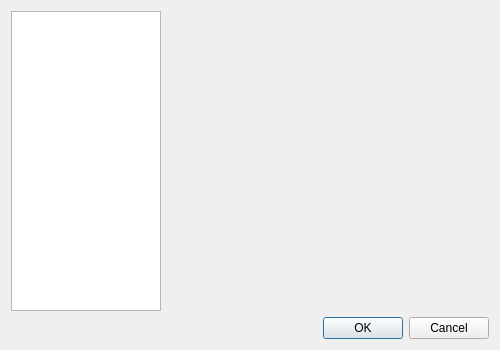
<?xml version="1.0" encoding="UTF-8"?>
<ui version="4.0">
 <class>QQSettingsManager</class>
 <widget class="QDialog" name="QQSettingsManager">
  <property name="geometry">
   <rect>
    <x>0</x>
    <y>0</y>
    <width>500</width>
    <height>350</height>
   </rect>
  </property>
  <property name="sizePolicy">
   <sizepolicy hsizetype="Minimum" vsizetype="Preferred">
    <horstretch>0</horstretch>
    <verstretch>0</verstretch>
   </sizepolicy>
  </property>
  <property name="windowTitle">
   <string>Dialog</string>
  </property>
  <layout class="QVBoxLayout" name="verticalLayout_2">
   <item>
    <widget class="QWidget" name="widget_2" native="true">
     <layout class="QHBoxLayout" name="horizontalLayout">
      <property name="spacing">
       <number>4</number>
      </property>
      <property name="leftMargin">
       <number>0</number>
      </property>
      <property name="topMargin">
       <number>0</number>
      </property>
      <property name="rightMargin">
       <number>0</number>
      </property>
      <property name="bottomMargin">
       <number>0</number>
      </property>
      <item>
       <widget class="QListWidget" name="listSettingsTheme">
        <property name="sizePolicy">
         <sizepolicy hsizetype="Minimum" vsizetype="Expanding">
          <horstretch>0</horstretch>
          <verstretch>0</verstretch>
         </sizepolicy>
        </property>
        <property name="maximumSize">
         <size>
          <width>150</width>
          <height>16777215</height>
         </size>
        </property>
        <property name="resizeMode">
         <enum>QListView::Adjust</enum>
        </property>
        <property name="spacing">
         <number>4</number>
        </property>
       </widget>
      </item>
      <item>
       <widget class="QWidget" name="widget" native="true">
        <property name="sizePolicy">
         <sizepolicy hsizetype="Minimum" vsizetype="Expanding">
          <horstretch>0</horstretch>
          <verstretch>0</verstretch>
         </sizepolicy>
        </property>
        <layout class="QVBoxLayout" name="verticalLayout">
         <property name="spacing">
          <number>4</number>
         </property>
         <property name="leftMargin">
          <number>0</number>
         </property>
         <property name="topMargin">
          <number>0</number>
         </property>
         <property name="rightMargin">
          <number>0</number>
         </property>
         <property name="bottomMargin">
          <number>0</number>
         </property>
         <item>
          <widget class="QLabel" name="settingsThemeLabel">
           <property name="sizePolicy">
            <sizepolicy hsizetype="Preferred" vsizetype="Minimum">
             <horstretch>0</horstretch>
             <verstretch>0</verstretch>
            </sizepolicy>
           </property>
           <property name="font">
            <font>
             <weight>75</weight>
             <bold>true</bold>
            </font>
           </property>
           <property name="text">
            <string/>
           </property>
          </widget>
         </item>
         <item>
          <widget class="QWidget" name="settingsSelWidget" native="true">
           <property name="sizePolicy">
            <sizepolicy hsizetype="Minimum" vsizetype="MinimumExpanding">
             <horstretch>0</horstretch>
             <verstretch>0</verstretch>
            </sizepolicy>
           </property>
           <property name="minimumSize">
            <size>
             <width>280</width>
             <height>205</height>
            </size>
           </property>
          </widget>
         </item>
        </layout>
       </widget>
      </item>
     </layout>
    </widget>
   </item>
   <item>
    <widget class="QDialogButtonBox" name="buttonBox">
     <property name="orientation">
      <enum>Qt::Horizontal</enum>
     </property>
     <property name="standardButtons">
      <set>QDialogButtonBox::Cancel|QDialogButtonBox::Ok</set>
     </property>
    </widget>
   </item>
  </layout>
 </widget>
 <resources/>
 <connections>
  <connection>
   <sender>buttonBox</sender>
   <signal>accepted()</signal>
   <receiver>QQSettingsManager</receiver>
   <slot>accept()</slot>
   <hints>
    <hint type="sourcelabel">
     <x>248</x>
     <y>254</y>
    </hint>
    <hint type="destinationlabel">
     <x>157</x>
     <y>274</y>
    </hint>
   </hints>
  </connection>
  <connection>
   <sender>buttonBox</sender>
   <signal>rejected()</signal>
   <receiver>QQSettingsManager</receiver>
   <slot>reject()</slot>
   <hints>
    <hint type="sourcelabel">
     <x>316</x>
     <y>260</y>
    </hint>
    <hint type="destinationlabel">
     <x>286</x>
     <y>274</y>
    </hint>
   </hints>
  </connection>
 </connections>
</ui>
